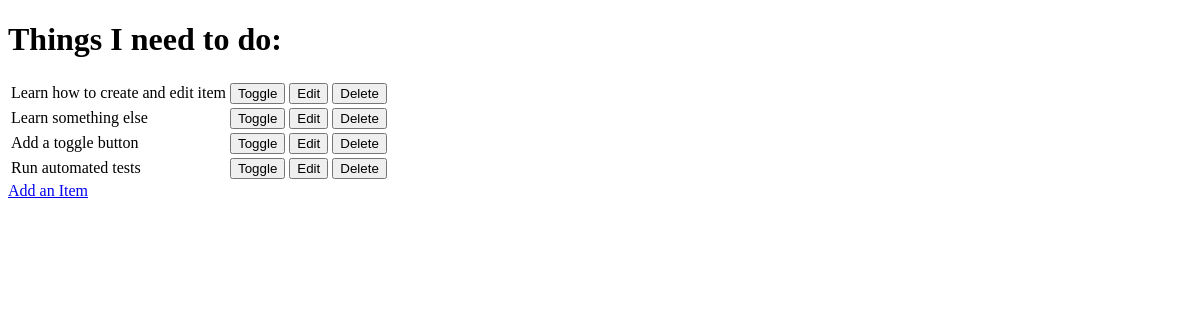
Before: / with the older database file.
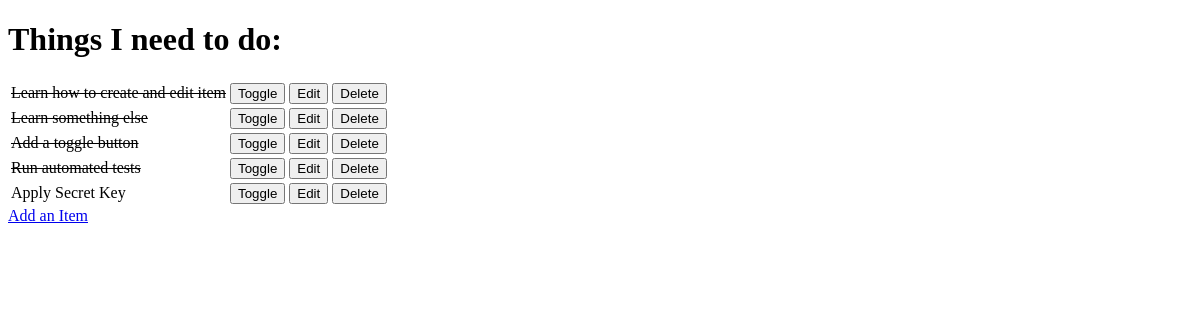
After: the same page with the newer database file.
### todo/models.py (models this page shows, shortened)
class Item(models.Model):
    name = models.CharField(max_length=50, null=False, blank=False)
    done = models.BooleanField(null=False, blank=False, default=False)

### todo/views.py (the view)
# urls.py: path('', views.get_todo_list, name='get_todo_list'),
def get_todo_list(request):
    items = Item.objects.all()
    context = {
        'items': items
    }
    return render(request, 'todo/todo_list.html', context)

### todo/templates/todo/todo_list.html (shortened to what this page needs)
<!DOCTYPE html>
<html lang="en">
<head>
</head>
<body>
    <h1>Things I need to do:</h1>
    <table>
        {% for item in items %}
            <tr>
                {% if item.done %}
                    <td><strike>{{ item.name }}</strike></td>
                {% else %}
                    <td>{{ item.name }}</td>
                {% endif %}
                <td>
                    <a href="/toggle/{{ item.id }}">
                        <button>Toggle</button>
                    </a>
                </td>
                <td>
                    <a href="/edit/{{ item.id }}">
                        <button>Edit</button>
                    </a>
                </td>
                <td>
                    <a href="/delete/{{ item.id }}">
                        <button>Delete</button>
                    </a>
                </td>
            </tr>
        {% empty %}
        <tr><td>You have nothing to do!</td></tr>
        {% endfor %}
    </table>
    <a href="/add">Add an Item</a>
</body>
</html>

Changed rows visible on the page:
changed Item "Learn how to create and edit item": done False → True (drawn)
changed Item "Learn something else": done False → True (drawn)
changed Item "Add a toggle button": done False → True (drawn)
changed Item "Run automated tests": done False → True (drawn)
added Item: name "Apply Secret Key"
